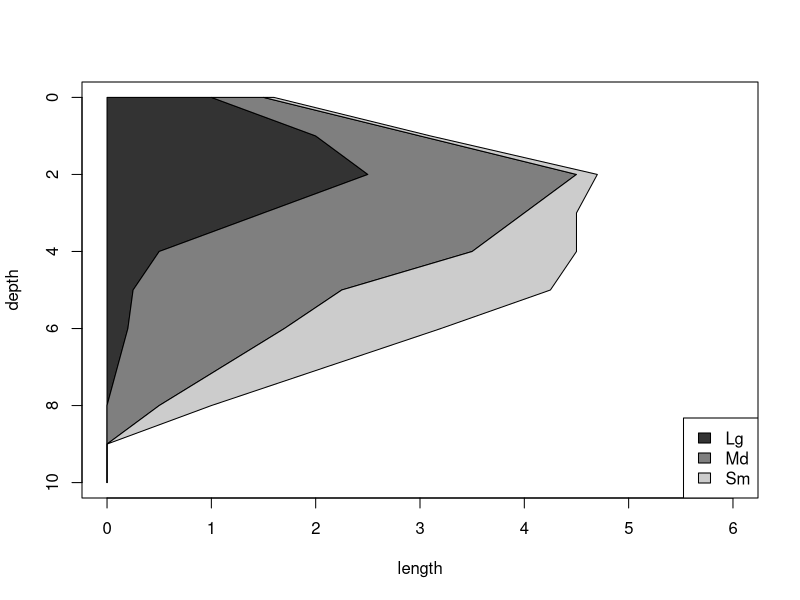

This chart was generated by the following R code:
### figure concept

plot(0:10, rev(0:10),ylim=c(10,0),xlim=c(0,6),type="n",ylab="depth",xlab="length")
a<-c(1,   2,  2.5, 1.5,  0.5,  0.25, 0.2,  0.1, 0,   0, 0)
b<-c(0.5, 1,  2,   2.5,  3,    2,    1.5,  1,   0.5, 0, 0)
c<-c(0.1, 0.1,0.2, 0.5,  1,    2,    1.5,  1,  0.5,  0, 0)

polygon(x=c(a,rep(0,11)),y=c(0:10,10:0),col="grey20")
polygon(x=c(a+b,rev(a)),y=c(0:10,10:0),col="grey50")
polygon(x=c(a+b+c,rev(a+b)),y=c(0:10,10:0),col="grey80")

legend("bottomright",legend=c("Lg","Md","Sm"),fill=c("grey20","grey50","grey80"))